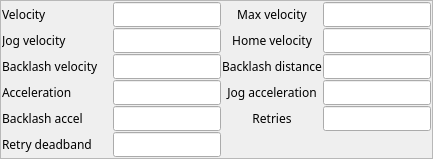
             <widget class="QFrame" name="frame_3">
              <property name="sizePolicy">
               <sizepolicy hsizetype="Preferred" vsizetype="Expanding">
                <horstretch>0</horstretch>
                <verstretch>0</verstretch>
               </sizepolicy>
              </property>
              <property name="frameShape">
               <enum>QFrame::StyledPanel</enum>
              </property>
              <property name="frameShadow">
               <enum>QFrame::Raised</enum>
              </property>
              <layout class="QVBoxLayout" name="verticalLayout_4">
               <property name="spacing">
                <number>1</number>
               </property>
               <property name="margin">
                <number>1</number>
               </property>
               <item>
                <layout class="QHBoxLayout" name="horizontalLayout_2" stretch="0,0,0,0">
                 <property name="spacing">
                  <number>1</number>
                 </property>
                 <item>
                  <widget class="QLabel" name="label_5">
                   <property name="sizePolicy">
                    <sizepolicy hsizetype="Fixed" vsizetype="Preferred">
                     <horstretch>0</horstretch>
                     <verstretch>0</verstretch>
                    </sizepolicy>
                   </property>
                   <property name="minimumSize">
                    <size>
                     <width>110</width>
                     <height>0</height>
                    </size>
                   </property>
                   <property name="font">
                    <font>
                     <family>Abyssinica SIL</family>
                     <pointsize>9</pointsize>
                    </font>
                   </property>
                   <property name="text">
                    <string>Velocity</string>
                   </property>
                  </widget>
                 </item>
                 <item>
                  <widget class="QELineEdit" name="qelineedit_3">
                   <property name="sizePolicy">
                    <sizepolicy hsizetype="Minimum" vsizetype="Fixed">
                     <horstretch>0</horstretch>
                     <verstretch>0</verstretch>
                    </sizepolicy>
                   </property>
                   <property name="minimumSize">
                    <size>
                     <width>0</width>
                     <height>1</height>
                    </size>
                   </property>
                   <property name="font">
                    <font>
                     <family>Abyssinica SIL</family>
                     <pointsize>9</pointsize>
                    </font>
                   </property>
                   <property name="variable" stdset="0">
                    <string>$(DMC)$(M).VELO</string>
                   </property>
                   <property name="addUnits">
                    <bool>true</bool>
                   </property>
                  </widget>
                 </item>
                 <item>
                  <widget class="QLabel" name="label_6">
                   <property name="sizePolicy">
                    <sizepolicy hsizetype="Preferred" vsizetype="Preferred">
                     <horstretch>0</horstretch>
                     <verstretch>0</verstretch>
                    </sizepolicy>
                   </property>
                   <property name="font">
                    <font>
                     <family>Abyssinica SIL</family>
                     <pointsize>9</pointsize>
                    </font>
                   </property>
                   <property name="text">
                    <string>Max velocity</string>
                   </property>
                   <property name="alignment">
                    <set>Qt::AlignCenter</set>
                   </property>
                  </widget>
                 </item>
                 <item>
                  <widget class="QELineEdit" name="qelineedit_4">
                   <property name="sizePolicy">
                    <sizepolicy hsizetype="Minimum" vsizetype="Fixed">
                     <horstretch>0</horstretch>
                     <verstretch>0</verstretch>
                    </sizepolicy>
                   </property>
                   <property name="minimumSize">
                    <size>
                     <width>0</width>
                     <height>1</height>
                    </size>
                   </property>
                   <property name="font">
                    <font>
                     <family>Abyssinica SIL</family>
                     <pointsize>9</pointsize>
                    </font>
                   </property>
                   <property name="variable" stdset="0">
                    <string>$(DMC)$(M).VMAX</string>
                   </property>
                   <property name="addUnits">
                    <bool>true</bool>
                   </property>
                  </widget>
                 </item>
                </layout>
               </item>
               <item>
                <layout class="QHBoxLayout" name="horizontalLayout_3">
                 <property name="spacing">
                  <number>1</number>
                 </property>
                 <item>
                  <widget class="QLabel" name="label_7">
                   <property name="sizePolicy">
                    <sizepolicy hsizetype="Fixed" vsizetype="Preferred">
                     <horstretch>0</horstretch>
                     <verstretch>0</verstretch>
                    </sizepolicy>
                   </property>
                   <property name="minimumSize">
                    <size>
                     <width>110</width>
                     <height>0</height>
                    </size>
                   </property>
                   <property name="font">
                    <font>
                     <family>Abyssinica SIL</family>
                     <pointsize>9</pointsize>
                    </font>
                   </property>
                   <property name="text">
                    <string>Jog velocity</string>
                   </property>
                  </widget>
                 </item>
                 <item>
                  <widget class="QELineEdit" name="qelineedit_5">
                   <property name="sizePolicy">
                    <sizepolicy hsizetype="Minimum" vsizetype="Fixed">
                     <horstretch>0</horstretch>
                     <verstretch>0</verstretch>
                    </sizepolicy>
                   </property>
                   <property name="minimumSize">
                    <size>
                     <width>0</width>
                     <height>1</height>
                    </size>
                   </property>
                   <property name="font">
                    <font>
                     <family>Abyssinica SIL</family>
                     <pointsize>9</pointsize>
                    </font>
                   </property>
                   <property name="variable" stdset="0">
                    <string>$(DMC)$(M).JVEL</string>
                   </property>
                   <property name="addUnits">
                    <bool>true</bool>
                   </property>
                  </widget>
                 </item>
                 <item>
                  <widget class="QLabel" name="label_8">
                   <property name="sizePolicy">
                    <sizepolicy hsizetype="Preferred" vsizetype="Preferred">
                     <horstretch>0</horstretch>
                     <verstretch>0</verstretch>
                    </sizepolicy>
                   </property>
                   <property name="font">
                    <font>
                     <family>Abyssinica SIL</family>
                     <pointsize>9</pointsize>
                    </font>
                   </property>
                   <property name="text">
                    <string>Home velocity</string>
                   </property>
                   <property name="alignment">
                    <set>Qt::AlignCenter</set>
                   </property>
                  </widget>
                 </item>
                 <item>
                  <widget class="QELineEdit" name="qelineedit_6">
                   <property name="sizePolicy">
                    <sizepolicy hsizetype="Minimum" vsizetype="Fixed">
                     <horstretch>0</horstretch>
                     <verstretch>0</verstretch>
                    </sizepolicy>
                   </property>
                   <property name="minimumSize">
                    <size>
                     <width>0</width>
                     <height>1</height>
                    </size>
                   </property>
                   <property name="font">
                    <font>
                     <family>Abyssinica SIL</family>
                     <pointsize>9</pointsize>
                    </font>
                   </property>
                   <property name="variable" stdset="0">
                    <string>$(DMC)$(M).HVEL</string>
                   </property>
                   <property name="addUnits">
                    <bool>true</bool>
                   </property>
                  </widget>
                 </item>
                </layout>
               </item>
               <item>
                <layout class="QHBoxLayout" name="horizontalLayout_4">
                 <property name="spacing">
                  <number>1</number>
                 </property>
                 <item>
                  <widget class="QLabel" name="label_9">
                   <property name="sizePolicy">
                    <sizepolicy hsizetype="Fixed" vsizetype="Preferred">
                     <horstretch>0</horstretch>
                     <verstretch>0</verstretch>
                    </sizepolicy>
                   </property>
                   <property name="minimumSize">
                    <size>
                     <width>110</width>
                     <height>0</height>
                    </size>
                   </property>
                   <property name="font">
                    <font>
                     <family>Abyssinica SIL</family>
                     <pointsize>9</pointsize>
                    </font>
                   </property>
                   <property name="text">
                    <string>Backlash velocity</string>
                   </property>
                  </widget>
                 </item>
                 <item>
                  <widget class="QELineEdit" name="qelineedit_7">
                   <property name="sizePolicy">
                    <sizepolicy hsizetype="Minimum" vsizetype="Fixed">
                     <horstretch>0</horstretch>
                     <verstretch>0</verstretch>
                    </sizepolicy>
                   </property>
                   <property name="minimumSize">
                    <size>
                     <width>0</width>
                     <height>1</height>
                    </size>
                   </property>
                   <property name="font">
                    <font>
                     <family>Abyssinica SIL</family>
                     <pointsize>9</pointsize>
                    </font>
                   </property>
                   <property name="variable" stdset="0">
                    <string>$(DMC)$(M).BVEL</string>
                   </property>
                   <property name="addUnits">
                    <bool>true</bool>
                   </property>
                  </widget>
                 </item>
                 <item>
                  <widget class="QLabel" name="label_10">
                   <property name="sizePolicy">
                    <sizepolicy hsizetype="Preferred" vsizetype="Preferred">
                     <horstretch>0</horstretch>
                     <verstretch>0</verstretch>
                    </sizepolicy>
                   </property>
                   <property name="minimumSize">
                    <size>
                     <width>0</width>
                     <height>1</height>
                    </size>
                   </property>
                   <property name="font">
                    <font>
                     <family>Abyssinica SIL</family>
                     <pointsize>9</pointsize>
                    </font>
                   </property>
                   <property name="text">
                    <string>Backlash distance</string>
                   </property>
                   <property name="alignment">
                    <set>Qt::AlignCenter</set>
                   </property>
                  </widget>
                 </item>
                 <item>
                  <widget class="QELineEdit" name="qelineedit_8">
                   <property name="sizePolicy">
                    <sizepolicy hsizetype="Minimum" vsizetype="Fixed">
                     <horstretch>0</horstretch>
                     <verstretch>0</verstretch>
                    </sizepolicy>
                   </property>
                   <property name="minimumSize">
                    <size>
                     <width>0</width>
                     <height>1</height>
                    </size>
                   </property>
                   <property name="font">
                    <font>
                     <family>Abyssinica SIL</family>
                     <pointsize>9</pointsize>
                    </font>
                   </property>
                   <property name="variable" stdset="0">
                    <string>$(DMC)$(M).BDST</string>
                   </property>
                   <property name="addUnits">
                    <bool>true</bool>
                   </property>
                  </widget>
                 </item>
                </layout>
               </item>
               <item>
                <layout class="QHBoxLayout" name="horizontalLayout_5">
                 <property name="spacing">
                  <number>1</number>
                 </property>
                 <item>
                  <widget class="QLabel" name="label_11">
                   <property name="sizePolicy">
                    <sizepolicy hsizetype="Fixed" vsizetype="Preferred">
                     <horstretch>0</horstretch>
                     <verstretch>0</verstretch>
                    </sizepolicy>
                   </property>
                   <property name="minimumSize">
                    <size>
                     <width>110</width>
                     <height>0</height>
                    </size>
                   </property>
                   <property name="font">
                    <font>
                     <family>Abyssinica SIL</family>
                     <pointsize>9</pointsize>
                    </font>
                   </property>
                   <property name="text">
                    <string>Acceleration</string>
                   </property>
                  </widget>
                 </item>
                 <item>
                  <widget class="QELineEdit" name="qelineedit_9">
                   <property name="sizePolicy">
                    <sizepolicy hsizetype="Minimum" vsizetype="Fixed">
                     <horstretch>0</horstretch>
                     <verstretch>0</verstretch>
                    </sizepolicy>
                   </property>
                   <property name="minimumSize">
                    <size>
                     <width>0</width>
                     <height>1</height>
                    </size>
                   </property>
                   <property name="font">
                    <font>
                     <family>Abyssinica SIL</family>
                     <pointsize>9</pointsize>
                    </font>
                   </property>
                   <property name="variable" stdset="0">
                    <string>$(DMC)$(M).ACCL</string>
                   </property>
                   <property name="addUnits">
                    <bool>true</bool>
                   </property>
                  </widget>
                 </item>
                 <item>
                  <widget class="QLabel" name="label_12">
                   <property name="sizePolicy">
                    <sizepolicy hsizetype="Preferred" vsizetype="Preferred">
                     <horstretch>0</horstretch>
                     <verstretch>0</verstretch>
                    </sizepolicy>
                   </property>
                   <property name="minimumSize">
                    <size>
                     <width>0</width>
                     <height>1</height>
                    </size>
                   </property>
                   <property name="font">
                    <font>
                     <family>Abyssinica SIL</family>
                     <pointsize>9</pointsize>
                    </font>
                   </property>
                   <property name="text">
                    <string>Jog acceleration</string>
                   </property>
                   <property name="alignment">
                    <set>Qt::AlignCenter</set>
                   </property>
                  </widget>
                 </item>
                 <item>
                  <widget class="QELineEdit" name="qelineedit_10">
                   <property name="sizePolicy">
                    <sizepolicy hsizetype="Minimum" vsizetype="Fixed">
                     <horstretch>0</horstretch>
                     <verstretch>0</verstretch>
                    </sizepolicy>
                   </property>
                   <property name="minimumSize">
                    <size>
                     <width>0</width>
                     <height>1</height>
                    </size>
                   </property>
                   <property name="font">
                    <font>
                     <family>Abyssinica SIL</family>
                     <pointsize>9</pointsize>
                    </font>
                   </property>
                   <property name="variable" stdset="0">
                    <string>$(DMC)$(M).JAR</string>
                   </property>
                   <property name="addUnits">
                    <bool>true</bool>
                   </property>
                  </widget>
                 </item>
                </layout>
               </item>
               <item>
                <layout class="QHBoxLayout" name="horizontalLayout_6">
                 <property name="spacing">
                  <number>1</number>
                 </property>
                 <item>
                  <widget class="QLabel" name="label_13">
                   <property name="sizePolicy">
                    <sizepolicy hsizetype="Fixed" vsizetype="Preferred">
                     <horstretch>0</horstretch>
                     <verstretch>0</verstretch>
                    </sizepolicy>
                   </property>
                   <property name="minimumSize">
                    <size>
                     <width>110</width>
                     <height>1</height>
                    </size>
                   </property>
                   <property name="font">
                    <font>
                     <family>Abyssinica SIL</family>
                     <pointsize>9</pointsize>
                    </font>
                   </property>
                   <property name="text">
                    <string>Backlash accel</string>
                   </property>
                  </widget>
                 </item>
                 <item>
                  <widget class="QELineEdit" name="qelineedit_11">
                   <property name="sizePolicy">
                    <sizepolicy hsizetype="Minimum" vsizetype="Fixed">
                     <horstretch>0</horstretch>
                     <verstretch>0</verstretch>
                    </sizepolicy>
                   </property>
                   <property name="minimumSize">
                    <size>
                     <width>0</width>
                     <height>1</height>
                    </size>
                   </property>
                   <property name="font">
                    <font>
                     <family>Abyssinica SIL</family>
                     <pointsize>9</pointsize>
                    </font>
                   </property>
                   <property name="variable" stdset="0">
                    <string>$(DMC)$(M).BACC</string>
                   </property>
                   <property name="addUnits">
                    <bool>true</bool>
                   </property>
                  </widget>
                 </item>
                 <item>
                  <widget class="QLabel" name="label_14">
                   <property name="sizePolicy">
                    <sizepolicy hsizetype="Preferred" vsizetype="Preferred">
                     <horstretch>0</horstretch>
                     <verstretch>0</verstretch>
                    </sizepolicy>
                   </property>
                   <property name="minimumSize">
                    <size>
                     <width>0</width>
                     <height>1</height>
                    </size>
                   </property>
                   <property name="font">
                    <font>
                     <family>Abyssinica SIL</family>
                     <pointsize>9</pointsize>
                    </font>
                   </property>
                   <property name="text">
                    <string>Retries</string>
                   </property>
                   <property name="alignment">
                    <set>Qt::AlignCenter</set>
                   </property>
                  </widget>
                 </item>
                 <item>
                  <widget class="QELineEdit" name="qelineedit_12">
                   <property name="sizePolicy">
                    <sizepolicy hsizetype="Minimum" vsizetype="Fixed">
                     <horstretch>0</horstretch>
                     <verstretch>0</verstretch>
                    </sizepolicy>
                   </property>
                   <property name="minimumSize">
                    <size>
                     <width>0</width>
                     <height>1</height>
                    </size>
                   </property>
                   <property name="font">
                    <font>
                     <family>Abyssinica SIL</family>
                     <pointsize>9</pointsize>
                    </font>
                   </property>
                   <property name="variable" stdset="0">
                    <string>$(DMC)$(M).RTRY</string>
                   </property>
                   <property name="addUnits">
                    <bool>false</bool>
                   </property>
                  </widget>
                 </item>
                </layout>
               </item>
               <item>
                <layout class="QHBoxLayout" name="horizontalLayout_33" stretch="1,1,1,1">
                 <property name="spacing">
                  <number>1</number>
                 </property>
                 <item>
                  <widget class="QLabel" name="label_46">
                   <property name="sizePolicy">
                    <sizepolicy hsizetype="Fixed" vsizetype="Preferred">
                     <horstretch>0</horstretch>
                     <verstretch>0</verstretch>
                    </sizepolicy>
                   </property>
                   <property name="minimumSize">
                    <size>
                     <width>110</width>
                     <height>1</height>
                    </size>
                   </property>
                   <property name="font">
                    <font>
                     <family>Abyssinica SIL</family>
                     <pointsize>9</pointsize>
                    </font>
                   </property>
                   <property name="text">
                    <string>Retry deadband</string>
                   </property>
                  </widget>
                 </item>
                 <item>
                  <widget class="QELineEdit" name="qelineedit_20">
                   <property name="sizePolicy">
                    <sizepolicy hsizetype="Minimum" vsizetype="Fixed">
                     <horstretch>0</horstretch>
                     <verstretch>0</verstretch>
                    </sizepolicy>
                   </property>
                   <property name="minimumSize">
                    <size>
                     <width>0</width>
                     <height>1</height>
                    </size>
                   </property>
                   <property name="font">
                    <font>
                     <family>Abyssinica SIL</family>
                     <pointsize>9</pointsize>
                    </font>
                   </property>
                   <property name="variable" stdset="0">
                    <string>$(DMC)$(M).RDBD</string>
                   </property>
                   <property name="addUnits">
                    <bool>true</bool>
                   </property>
                  </widget>
                 </item>
                 <item>
                  <spacer name="horizontalSpacer_11">
                   <property name="orientation">
                    <enum>Qt::Horizontal</enum>
                   </property>
                   <property name="sizeHint" stdset="0">
                    <size>
                     <width>40</width>
                     <height>20</height>
                    </size>
                   </property>
                  </spacer>
                 </item>
                 <item>
                  <spacer name="horizontalSpacer_12">
                   <property name="orientation">
                    <enum>Qt::Horizontal</enum>
                   </property>
                   <property name="sizeHint" stdset="0">
                    <size>
                     <width>40</width>
                     <height>20</height>
                    </size>
                   </property>
                  </spacer>
                 </item>
                </layout>
               </item>
              </layout>
             </widget>
